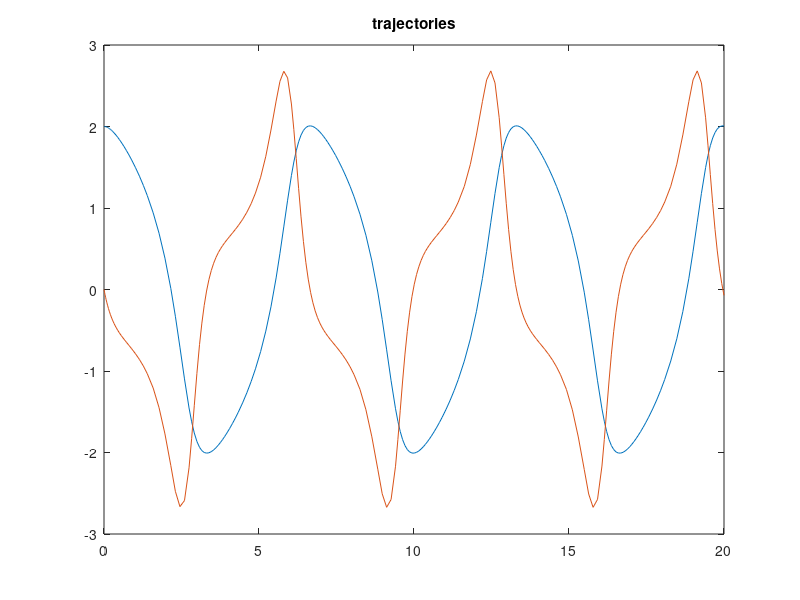
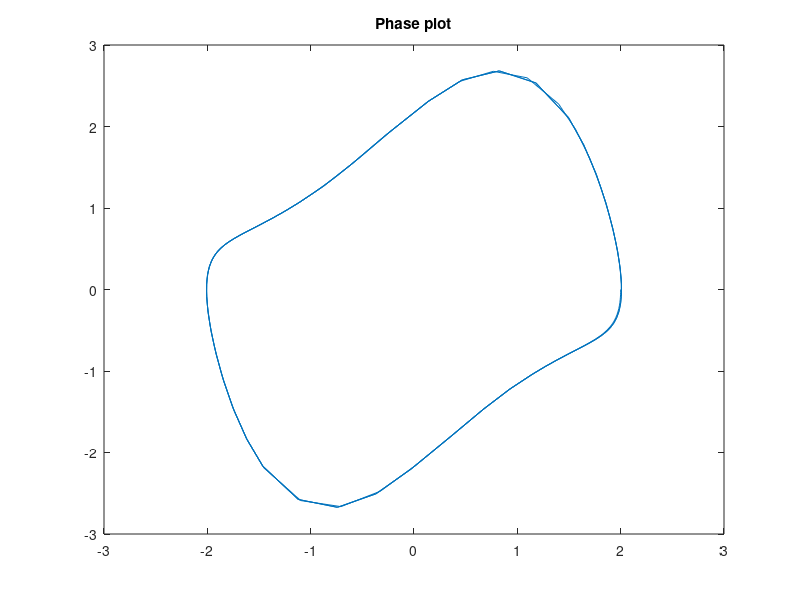
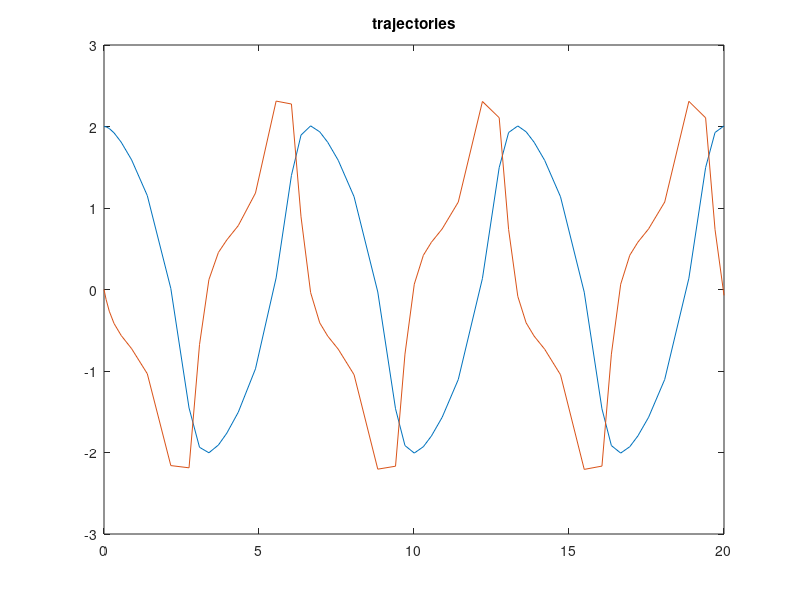
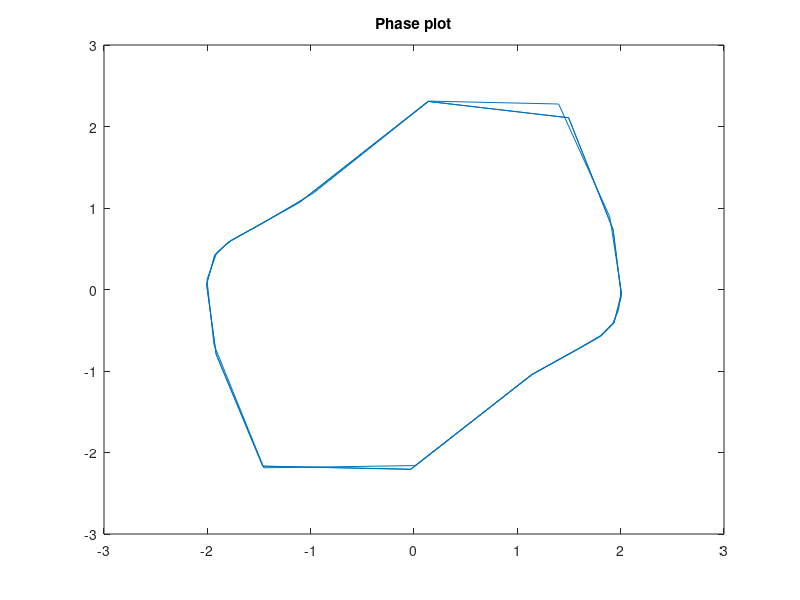

Source code (MATLAB) for these figures, in order: (Note: this script raises an error after producing the figures.)
function [t, y, sol] = vdpintrol ()
% usage: vdpintro ()
%
% intro
ee = 1;
vdp = @(t,y) [y(2); ee*(1 - y(1)^2) * y(2) - y(1)];
opts = odeset('Stats', 'on');
[x, y] = ode45(vdp,[0 20],[2; 0]);
% this returns a column major matrix y, and column vector x
% because the initial conditions are a column vector [2; 0];

figure(1);
plot(x, y(:, 1), x, y(:, 2));
title('trajectories');

% phase plot
figure(2);
plot(y(:, 1), y(:, 2));
title('Phase plot');

% compute the step size as for each step
s = diff(x);

% now, do this
sol=ode45(vdp,[0 20],[2; 0], opts);
% sol is a structure with much information.
% sol.x is a row vector
% sol.y is a row major matrix

% simple time plot
figure(3);
plot(sol.x,sol.y(1,:), sol.x, sol.y(2,:));
title('trajectories');

% phase plot
figure(4);
plot(sol.y(1, :), sol.y(2, :));
title('Phase plot');

% Display the stats about the integration: number of steps, successful
% ones, rejected ones, number of function evaluation, etc.
disp(sol.stats);

% compute the step size as for each step
s = diff(sol.x);
% sol contains info that can be used to get continuous output
% that should be better for plotting when using a higher order methods
% because they take large steps and give funny looking trajectories.

% Get 100 equally spaced samples on the time interval
t = linspace(0,20, 400);
% this returns a row vector

% get the corresponding states
yy = deval(sol, t);

% plot the results again
figure(5);
plot(t, yy(1, :), t, yy(2,:));
title('trajectories');
figure(6);
plot(yy(1, :), yy(2, :));
title('deval phase plot');
% this should be smoother
end
